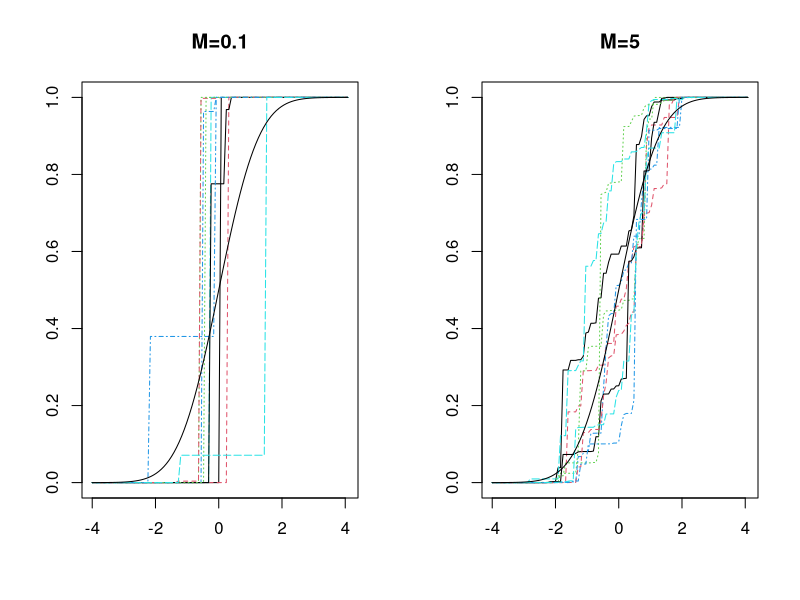
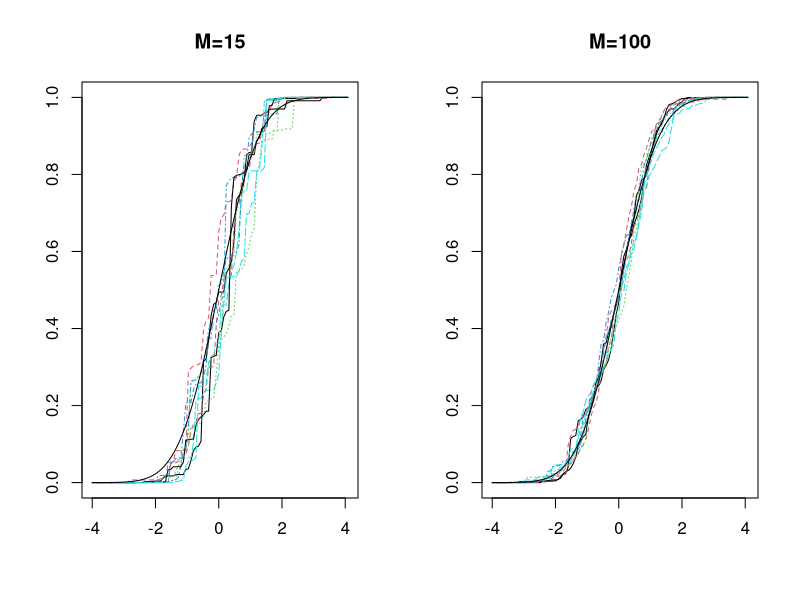
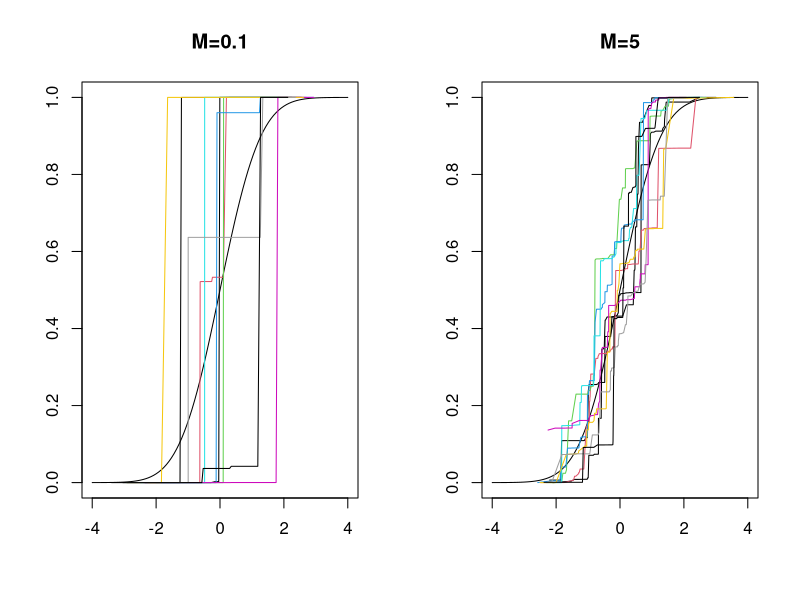
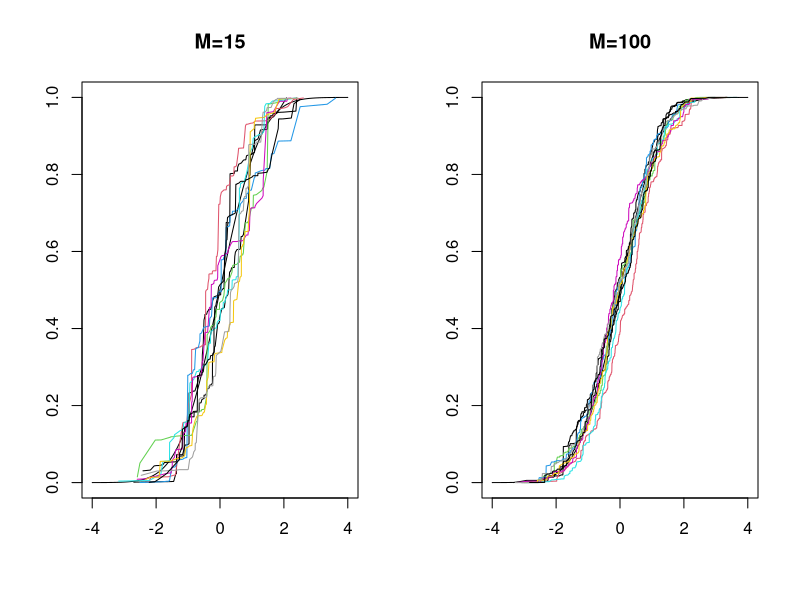
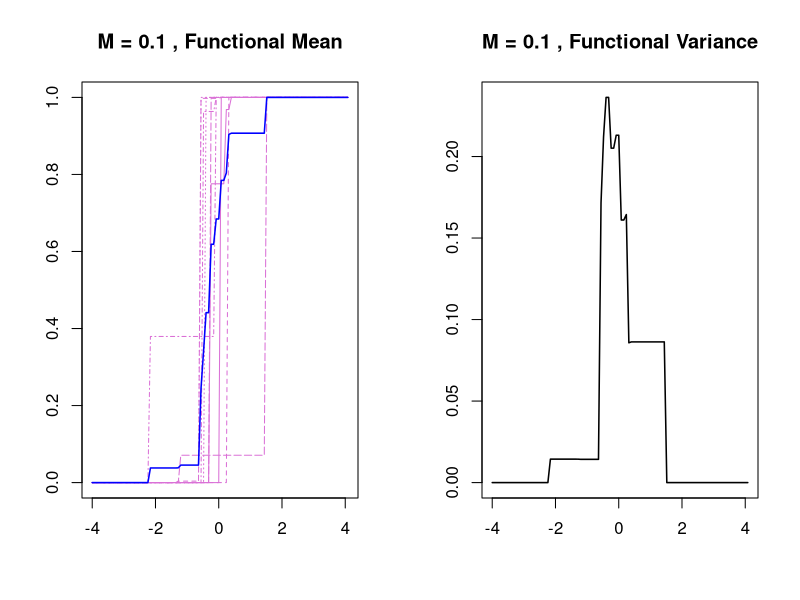
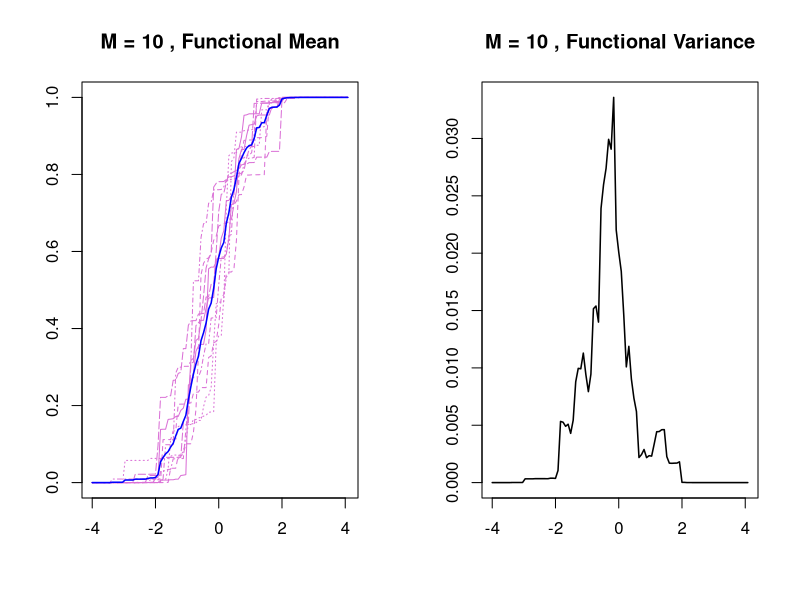
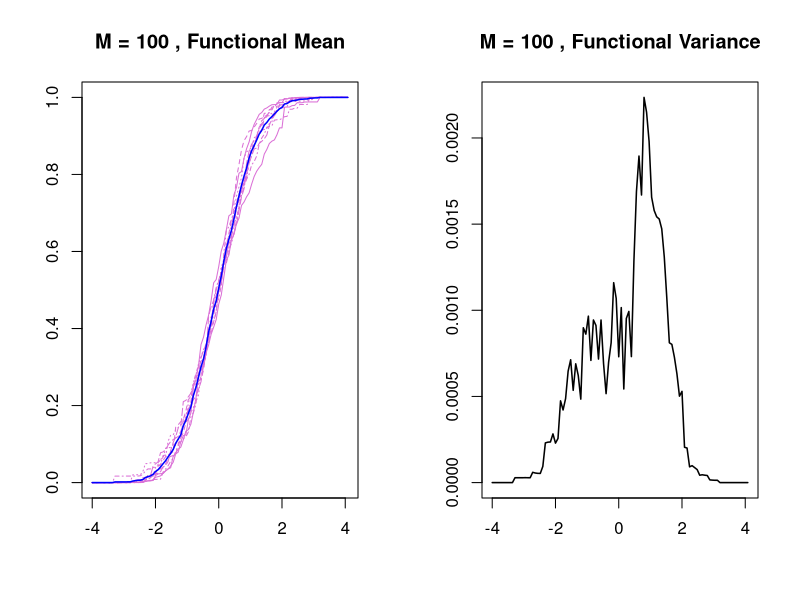
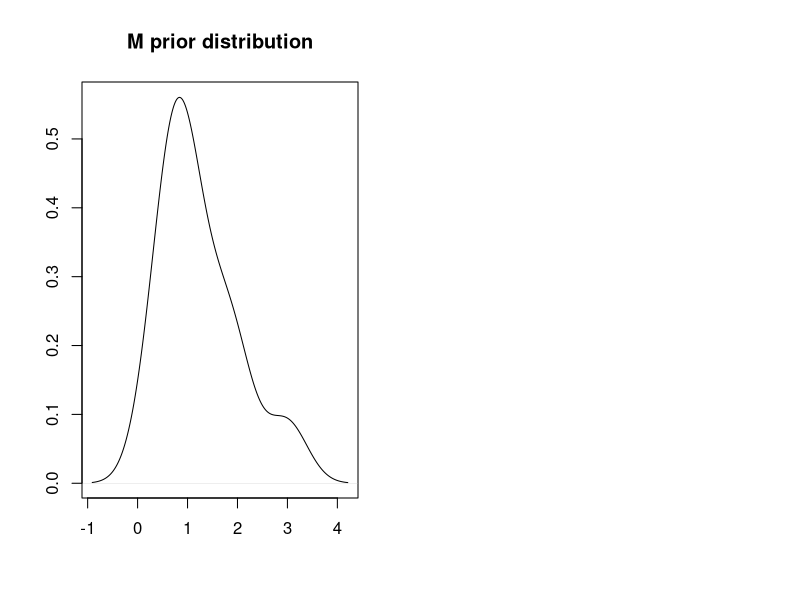

Write the R code that produced these figures, in order.
## ---- chunk 1
knitr::opts_chunk$set(echo = TRUE)
require(MCMCpack)
## ---- chunk 2
sample.dir.prior <- function(samples=5, nn=50, M=5, m=0, s=1) {
  
  ### Interval Bound
  bound = max(m-4*s, m+4*s)
  ### Discretization of the space
  x = seq(-bound, bound, length=nn+1)
  
  ### probability measure for each interval     
  y = c()
  y[1] = pnorm(x[1], m, s)
  for(i in 2:(nn+1)) {
    y[i] = pnorm(x[i], m, s)-pnorm(x[i-1], m, s)
  }
  y = c(y, 1-pnorm(x[nn+1], m, s))
  
  ### creating the non-negative measures
  param = M*y
  
  ### sampling from the dirichlet distribution
  sdir = rdirichlet(samples, param) 
  ### Generating the CDF
  draw = apply(t(sdir), 2, cumsum)
  return(list(draw, bound))
}
## ---- chunk 3
set.seed(123)
samples = 10
nn = 100

par(mfrow=c(1,2))
draws = sample.dir.prior(samples = samples, nn=nn, M=0.1, m=0, s=1)
results = matrix(unlist(draws[1]), ncol = samples)
xx<-c(seq(-draws[[2]], draws[[2]], length=nn+1),
              abs(draws[[2]])+(abs(draws[[2]])+abs(draws[[2]]))/nn)
matplot(xx, results, col=1:5, type="l", ylim=c(0,1), xlab="", ylab="")
curve(pnorm(x), add=T)
title("M=0.1")

draws = sample.dir.prior(samples = samples, nn=nn, M=5, m=0, s=1)
results = matrix(unlist(draws[1]), ncol = samples)
xx<-c(seq(-draws[[2]], draws[[2]], length=nn+1),
              abs(draws[[2]])+(abs(draws[[2]])+abs(draws[[2]]))/nn)
matplot(xx, results, col=1:5, type="l", ylim=c(0,1), xlab="", ylab="")
curve(pnorm(x), add=T)
title("M=5")

par(mfrow=c(1,2))
draws = sample.dir.prior(samples = samples, nn=nn, M=15, m=0, s=1)
results = matrix(unlist(draws[1]), ncol = samples)
xx<-c(seq(-draws[[2]], draws[[2]], length=nn+1),
              abs(draws[[2]])+(abs(draws[[2]])+abs(draws[[2]]))/nn)
matplot(xx, results, col=1:5, type="l", ylim=c(0,1), xlab="", ylab="")
curve(pnorm(x), add=T)
title("M=15")

draws = sample.dir.prior(samples = samples, nn=nn, M=100, m=0, s=1)
results = matrix(unlist(draws[1]), ncol = samples)
xx<-c(seq(-draws[[2]], draws[[2]], length=nn+1),
              abs(draws[[2]])+(abs(draws[[2]])+abs(draws[[2]]))/nn)
matplot(xx, results, col=1:5, type="l", ylim=c(0,1), xlab="", ylab="")
curve(pnorm(x), add=T)
title("M=100")
## ---- chunk 4
sim.dirichlet.process <- function(nn=1000, M = 1) {
  theta_vec <- rnorm(nn, 0, 1)
  
  ### Generating weights
  z <- rbeta(nn, 1, M)
  log_z  <- log(z)
  S_log <- c(0 , cumsum(log((1 - z)))[-nn])
  log_w <- log_z + S_log
  w <- exp(log_w)
  return(list(theta_vec = theta_vec, w = w))
}
## ---- chunk 5
par(mfrow=c(1,2))
set.seed(1234)
results <- sim.dirichlet.process(nn = 100, M = 0.1)
plot(results$theta_vec[order(results$theta_vec)],
     cumsum(results$w[order(results$theta_vec)]), type="l", xlab="", ylab="",
     ylim=c(0,1), xlim=c(-4,4))
curve(pnorm(x), add=T)
title("M=0.1")
for (i in 1:9) {
  results <- sim.dirichlet.process(nn = 100, M = 0.1)
  lines(results$theta_vec[order(results$theta_vec)],
     cumsum(results$w[order(results$theta_vec)]), type="l", col=i)
}

results <- sim.dirichlet.process(nn = 100, M = 5)
plot(results$theta_vec[order(results$theta_vec)],
     cumsum(results$w[order(results$theta_vec)]), type="l", xlab="", ylab="",
     ylim=c(0,1), xlim=c(-4,4))
curve(pnorm(x), add=T)
title("M=5")
for (i in 1:9) {
  results <- sim.dirichlet.process(nn = 100, M = 5)
  lines(results$theta_vec[order(results$theta_vec)],
     cumsum(results$w[order(results$theta_vec)]), type="l", col=i)
}

par(mfrow=c(1,2))
results <- sim.dirichlet.process(nn = 100, M = 15)
plot(results$theta_vec[order(results$theta_vec)],
     cumsum(results$w[order(results$theta_vec)]), type="l", xlab="", ylab="",
     ylim=c(0,1), xlim=c(-4,4))
curve(pnorm(x), add=T)
title("M=15")
for (i in 1:9) {
  results <- sim.dirichlet.process(nn = 100, M = 15)
  lines(results$theta_vec[order(results$theta_vec)],
     cumsum(results$w[order(results$theta_vec)]), type="l", col=i)
}

results <- sim.dirichlet.process(nn = 1000, M = 100)
plot(results$theta_vec[order(results$theta_vec)],
     cumsum(results$w[order(results$theta_vec)]), type="l", xlab="", ylab="",
     ylim=c(0,1), xlim=c(-4,4))
curve(pnorm(x), add=T)
title("M=100")
for (i in 1:9) {
  results <- sim.dirichlet.process(nn = 1000, M = 100)
  lines(results$theta_vec[order(results$theta_vec)],
     cumsum(results$w[order(results$theta_vec)]), type="l", col=i)
}
## ---- chunk 6
set.seed(123)
samples = 10
nn = 100

par(mfrow=c(1,2))
draws = sample.dir.prior(samples = samples, nn=nn, M=0.1, m=0, s=1)
results = matrix(unlist(draws[1]), ncol = samples)
xx<-c(seq(-draws[[2]], draws[[2]], length=nn+1),
              abs(draws[[2]])+(abs(draws[[2]])+abs(draws[[2]]))/nn)
matplot(xx, results, col="orchid", type="l", ylim=c(0,1), xlab="", ylab="")
mean.fun = apply(results, 1, mean)
var.fun = apply(results, 1, var)
lines(xx, mean.fun, type="l", col="blue",lwd=1.5)
title("M = 0.1 , Functional Mean")
plot(xx, var.fun, type="l", col="black", lwd=1.5, xlab="", ylab="")
title("M = 0.1 , Functional Variance")

par(mfrow=c(1,2))
draws = sample.dir.prior(samples = samples, nn=nn, M=10, m=0, s=1)
results = matrix(unlist(draws[1]), ncol = samples)
xx<-c(seq(-draws[[2]], draws[[2]], length=nn+1),
              abs(draws[[2]])+(abs(draws[[2]])+abs(draws[[2]]))/nn)
matplot(xx, results, col="orchid", type="l", ylim=c(0,1), xlab="", ylab="")
mean.fun = apply(results, 1, mean)
var.fun = apply(results, 1, var)
lines(xx, mean.fun, type="l", col="blue",lwd=1.5)
title("M = 10 , Functional Mean")
plot(xx, var.fun, type="l", col="black", lwd=1.5, xlab="", ylab="")
title("M = 10 , Functional Variance")

par(mfrow=c(1,2))
draws = sample.dir.prior(samples = samples, nn=nn, M=100, m=0, s=1)
results = matrix(unlist(draws[1]), ncol = samples)
xx<-c(seq(-draws[[2]], draws[[2]], length=nn+1),
              abs(draws[[2]])+(abs(draws[[2]])+abs(draws[[2]]))/nn)
matplot(xx, results, col="orchid", type="l", ylim=c(0,1), xlab="", ylab="")
mean.fun = apply(results, 1, mean)
var.fun = apply(results, 1, var)
lines(xx, mean.fun, type="l", col="blue",lwd=1.5)
title("M = 100 , Functional Mean")
plot(xx, var.fun, type="l", col="black", lwd=1.5, xlab="", ylab="")
title("M = 100 , Functional Variance")
## ---- chunk 7
set.seed(1234567)
samples = 10
nn = 100

M.prior = rgamma(1,3,3)
prior.vec = M.prior
draws = sample.dir.prior(samples = 1, nn=nn, M=M.prior, m=0, s=1)
results = matrix(unlist(draws[1]), ncol = 1)

for (i in 1:samples) {
  M.prior = rgamma(1,3,3)
  prior.vec = c(prior.vec, M.prior)
  draws = sample.dir.prior(samples = 1, nn=nn, M=M.prior, m=0, s=1)
  new.results = matrix(unlist(draws[1]), ncol = 1)
  results = cbind(results, new.results)
}

cat("Mean of the prior distribution M:", mean(prior.vec))
plot(density(prior.vec), type="l", xlab="", ylab="", main="M prior distribution")

par(mfrow=c(1,2))
matplot(xx, results, col="orchid", type="l", ylim=c(0,1), xlab="", ylab="")
mean.fun = apply(results, 1, mean)
lines(xx, mean.fun, type="l", col="blue",lwd=2)
curve(pnorm(x), add=T, col="red")
title("M ~ Gamma(3,3)")

draws = sample.dir.prior(samples = samples, nn=nn, M=1, m=0, s=1)
results = matrix(unlist(draws[1]), ncol = samples)
xx<-c(seq(-draws[[2]], draws[[2]], length=nn+1),
              abs(draws[[2]])+(abs(draws[[2]])+abs(draws[[2]]))/nn)
matplot(xx, results, col="orchid", type="l", ylim=c(0,1), xlab="", ylab="")
mean.fun = apply(results, 1, mean)
lines(xx, mean.fun, type="l", col="blue",lwd=2)
curve(pnorm(x), add=T, col="red")
title("M = 1")
## ---- chunk 8
sample.dir.post <- function(samples=5, data, nn=1000, M=5, m=0, s=1) {
  ### Sorting the dataset, useful for the counter
  data = sort(data)
  ### Bound of the interval
  bound = max(c(max(abs(data)), m-4*s, m+4*s)) 
  x = seq(-bound, bound, length=nn+1)
  ### Vector that counts the points
  data_vec = rep(0, nn+2)
  
  ### Counting the number of points in each interval     
  j = 1
  for(i in 1:(nn+1)) {
    while((data[j] <= x[i]) & (j <= length(data))) {
      data_vec[i] = data_vec[i] + 1
      j = j + 1
    } 
  }
  
  ### Vector of probability measures
  y = c()
  y[1] = pnorm(x[1], m, s)
  for(i in 2:(nn+1)) {
    y[i] = pnorm(x[i], m, s)-pnorm(x[i-1], m, s)
  }
  y = c(y, 1-pnorm(x[nn+1], m, s))
  
  ### Parameters of the Dirichlet distribution
  param = M*y + data_vec
  
  ### Sampling from the Dirichlet distribution
  sdir = rdirichlet(samples, param)
  
  ### Matrix of cdf
  draw = apply(t(sdir), 2, cumsum)
  return(list(draw, bound))
}
## ---- chunk 9
set.seed(123)
ss1 = rnorm(20)
ss2 = rnorm(200)

### n_sample=20
shapiro.test(ss1)

### n_sample=200
shapiro.test(ss2)

par(mfrow=c(1,2))
qqnorm(ss1)
qqline(ss1)

qqnorm(ss2)
qqline(ss2)


par(mfrow=c(1,2))
hist(ss1, prob=T, xlab="", ylab="", main="n_sample=20")
hist(ss2, prob=T, xlab="", ylab="", main="n_sample=200")
## ---- chunk 10
cat("mean n_sample=20:", mean(ss1))
cat("variance n_sample=20:", sd(ss1))

cat("mean n_sample=200:", mean(ss2))
cat("variance n_sample=200:", sd(ss2))

## ---- chunk 11
### n_sample=20 from a N(0,1) distribution
### nn=100 discretization of the DP
### samples=10 are the posterior distributions generated from the DP
nn = 100
samples = 10

par(mfrow=c(1,2))
draws = sample.dir.post(samples = samples, nn=nn, data=ss1, 
                        M=5, m=mean(ss1), s=sd(ss1))
result1 = matrix(unlist(draws[1]), ncol = samples)
xx<-c(seq(-draws[[2]], draws[[2]], length=nn+1),
              abs(draws[[2]])+(abs(draws[[2]])+abs(draws[[2]]))/nn)
matplot(xx, result1, col=1:10, type="l", ylim=c(0,1), main="n=20, M=5")
curve(pnorm(x), add=T, col="orchid")

draws = sample.dir.post(samples = samples, nn=nn, data=ss1, 
                        M=100, m=mean(ss1), s=sd(ss1))
result2 = matrix(unlist(draws[1]), ncol = samples)
xx<-c(seq(-draws[[2]], draws[[2]], length=nn+1),
              abs(draws[[2]])+(abs(draws[[2]])+abs(draws[[2]]))/nn)
matplot(xx, result2, col=1:10, type="l", ylim=c(0,1), main="n=20, M=100")
curve(pnorm(x), add=T, col="orchid")
## ---- chunk 12
par(mfrow=c(1,2))
mean.fun1 = apply(result1, 1, mean)
CI.fun1 = apply(result1, 1, quantile, probs=c(0.025,0.975))
plot(xx, mean.fun1, type="l", col="darkblue",lwd=1.5, xlab="", ylab="")
title("n=20, M = 1, Mean and CI")
lines(xx, CI.fun1[1,], type="l", col="red", lwd=1.5, xlab="", ylab="")
lines(xx, CI.fun1[2,], type="l", col="red", lwd=1.5, xlab="", ylab="")


mean.fun2 = apply(result2, 1, mean)
CI.fun2 = apply(result2, 1, quantile, probs=c(0.025,0.975))
plot(xx, mean.fun2, type="l", col="darkblue",lwd=1.5, xlab="", ylab="")
title("n=20, M = 100 , Mean and CI")
lines(xx, CI.fun2[1,], type="l", col="red", lwd=1.5, xlab="", ylab="")
lines(xx, CI.fun2[2,], type="l", col="red", lwd=1.5, xlab="", ylab="")
## ---- chunk 13
### n_sample=200 from a N(0,1) distribution
### nn=100 discretization of the DP
### samples=10 are the posterior distributions generated from the DP
nn = 100
samples = 10

par(mfrow=c(1,2))
draws = sample.dir.post(samples = samples, nn=nn, data=ss2, 
                        M=5, m=mean(ss2), s=sd(ss2))
result1 = matrix(unlist(draws[1]), ncol = samples)
xx<-c(seq(-draws[[2]], draws[[2]], length=nn+1),
              abs(draws[[2]])+(abs(draws[[2]])+abs(draws[[2]]))/nn)
matplot(xx, result1, col=1:10, type="l", ylim=c(0,1), main="n=200, M=5")
curve(pnorm(x), add=T, col="orchid")

draws = sample.dir.post(samples = samples, nn=nn, data=ss2, 
                        M=100, m=mean(ss2), s=sd(ss2))
result2 = matrix(unlist(draws[1]), ncol = samples)
xx<-c(seq(-draws[[2]], draws[[2]], length=nn+1),
              abs(draws[[2]])+(abs(draws[[2]])+abs(draws[[2]]))/nn)
matplot(xx, result2, col=1:10, type="l", ylim=c(0,1), main="n=200, M=100")
curve(pnorm(x), add=T, col="orchid")
## ---- chunk 14
par(mfrow=c(1,2))
mean.fun1 = apply(result1, 1, mean)
CI.fun1 = apply(result1, 1, quantile, probs=c(0.025,0.975))
plot(xx, mean.fun1, type="l", col="darkblue",lwd=1.5, xlab="", ylab="")
title("n=200, M = 1, Mean and CI")
lines(xx, CI.fun1[1,], type="l", col="red", lwd=1.5, xlab="", ylab="")
lines(xx, CI.fun1[2,], type="l", col="red", lwd=1.5, xlab="", ylab="")

mean.fun2 = apply(result2, 1, mean)
CI.fun2 = apply(result2, 1, quantile, probs=c(0.025,0.975))
plot(xx, mean.fun2, type="l", col="darkblue",lwd=1.5, xlab="", ylab="")
title("n=200, M = 100 , Mean and CI")
lines(xx, CI.fun2[1,], type="l", col="red", lwd=1.5, xlab="", ylab="")
lines(xx, CI.fun2[2,], type="l", col="red", lwd=1.5, xlab="", ylab="")
## ---- chunk 15
rmix = function(n,pi,mu,s){
  z = sample(1:length(pi),prob=pi,size=n,replace=TRUE)
  x = rnorm(n,mu[z],s[z])
  return(x)
}

set.seed(123)
ss1 = rmix(n=20, pi=c(0.5, 0.3, 0.2), 
         mu=c(2.5, 0.5, 1.5), s=c(0.5, 0.7, 2))

ss2 = rmix(n=200, pi=c(0.5, 0.3, 0.2), 
         mu=c(2.5, 0.5, 1.5), s=c(0.5, 0.7, 2))

### This dataset will be used to generate the "real" cdf of the finite mixture
ss3 = rmix(n=20000, pi=c(0.5, 0.3, 0.2), 
         mu=c(2.5, 0.5, 1.5), s=c(0.5, 0.7, 2))

### "real" distribution
par(mfrow=c(1,2))
plot(density(ss3), xlab="", ylab="", main="Mixture Density", lwd=1.5)
plot(sort(ss3),1:20000/20000, lwd=1.5, type="l", main="Mixture Distribution",
     xlab="", ylab="")

## ---- chunk 16
### n_sample=20 from the mixture, nn=100 discretization of the DP, 
### samples=5 are the posterior distribution generated from the DP
nn = 100
samples = 10

par(mfrow=c(1,2))
draws = sample.dir.post(samples = samples, nn=nn, data=ss1, 
                        M=5, m=mean(ss1), s=sd(ss1))
result1 = matrix(unlist(draws[1]), ncol = samples)
xx<-c(seq(-draws[[2]], draws[[2]], length=nn+1),
              abs(draws[[2]])+(abs(draws[[2]])+abs(draws[[2]]))/nn)
matplot(xx, result1, col="orchid", type="l", ylim=c(0,1), main="n=20, M=5",
        xlab="", ylab="")
lines(sort(ss3),1:20000/20000, col="darkblue", lwd=1.5)

draws = sample.dir.post(samples = samples, nn=nn, data=ss1, 
                        M=100, m=mean(ss1), s=sd(ss1))
result2 = matrix(unlist(draws[1]), ncol = samples)
xx<-c(seq(-draws[[2]], draws[[2]], length=nn+1),
              abs(draws[[2]])+(abs(draws[[2]])+abs(draws[[2]]))/nn)
matplot(xx, result2, col="orchid", type="l", ylim=c(0,1), main="n=20, M=100",
        xlab="", ylab="")
lines(sort(ss3),1:20000/20000, col="darkblue", lwd=1.5)
## ---- chunk 17
par(mfrow=c(1,2))
mean.fun1 = apply(result1, 1, median)
CI.fun1 = apply(result1, 1, quantile, probs=c(0.025,0.975))
plot(xx, mean.fun1, type="l", col="darkblue",lwd=1.5, xlab="", ylab="")
title("n=20, M = 5, Mean and CI")
lines(xx, CI.fun1[1,], type="l", col="red", lwd=1, xlab="", ylab="")
lines(xx, CI.fun1[2,], type="l", col="red", lwd=1, xlab="", ylab="")

mean.fun2 = apply(result2, 1, median)
CI.fun2 = apply(result2, 1, quantile, probs=c(0.025,0.975))
plot(xx, mean.fun2, type="l", col="darkblue",lwd=1.5, xlab="", ylab="")
title("n=20, M = 100 , Mean and CI")
lines(xx, CI.fun2[1,], type="l", col="red", lwd=1, xlab="", ylab="")
lines(xx, CI.fun2[2,], type="l", col="red", lwd=1, xlab="", ylab="")
## ---- chunk 18
### n_sample=200 from the mixture, nn=10 discretization of the DP, 
### samples=5 are the posterior distribution generated from the DP
nn = 100
samples = 10

par(mfrow=c(1,2))
draws = sample.dir.post(samples = samples, nn=nn, data=ss2, 
                        M=5, m=mean(ss2), s=sd(ss2))
result1 = matrix(unlist(draws[1]), ncol = samples)
xx<-c(seq(-draws[[2]], draws[[2]], length=nn+1),
              abs(draws[[2]])+(abs(draws[[2]])+abs(draws[[2]]))/nn)
matplot(xx, result1, col="orchid", type="l", ylim=c(0,1), main="n=200, M=5",
        xlab="", ylab="")
lines(sort(ss3),1:20000/20000, col="darkblue", lwd=1.5)

draws = sample.dir.post(samples = samples, nn=nn, data=ss2, 
                        M=100, m=mean(ss2), s=sd(ss2))
result2 = matrix(unlist(draws[1]), ncol = samples)
xx<-c(seq(-draws[[2]], draws[[2]], length=nn+1),
              abs(draws[[2]])+(abs(draws[[2]])+abs(draws[[2]]))/nn)
matplot(xx, result2, col="orchid", type="l", ylim=c(0,1), main="n=200, M=100",
        xlab="", ylab="")
lines(sort(ss3),1:20000/20000, col="darkblue", lwd=1.5)
## ---- chunk 19
par(mfrow=c(1,2))
mean.fun1 = apply(result1, 1, median)
CI.fun1 = apply(result1, 1, quantile, probs=c(0.025,0.975))
plot(xx, mean.fun1, type="l", col="darkblue",lwd=1.5, xlab="", ylab="")
title("n=200, M = 5, Mean and CI")
lines(xx, CI.fun1[1,], type="l", col="red", lwd=1, xlab="", ylab="")
lines(xx, CI.fun1[2,], type="l", col="red", lwd=1, xlab="", ylab="")


mean.fun2 = apply(result2, 1, median)
CI.fun2 = apply(result2, 1, quantile, probs=c(0.025,0.975))
plot(xx, mean.fun2, type="l", col="darkblue",lwd=1.5, xlab="", ylab="")
title("n=200, M = 100 , Mean and CI")
lines(xx, CI.fun2[1,], type="l", col="red", lwd=1, xlab="", ylab="")
lines(xx, CI.fun2[2,], type="l", col="red", lwd=1, xlab="", ylab="")
